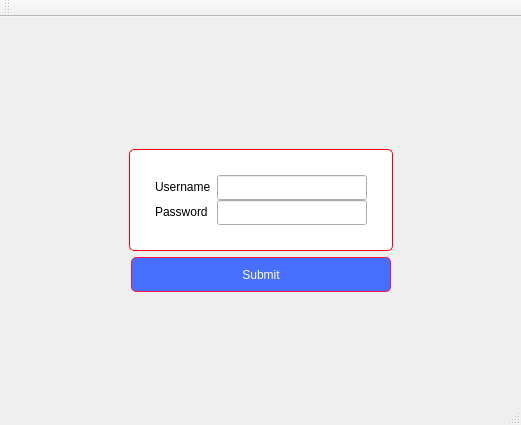
<?xml version="1.0" encoding="UTF-8"?>
<ui version="4.0">
 <class>MainWindow</class>
 <widget class="QMainWindow" name="MainWindow">
  <property name="geometry">
   <rect>
    <x>0</x>
    <y>0</y>
    <width>521</width>
    <height>425</height>
   </rect>
  </property>
  <property name="windowTitle">
   <string>MainWindow</string>
  </property>
  <widget class="QWidget" name="centralWidget">
   <property name="styleSheet">
    <string notr="true">#centralWidget {
border-image: url(:/images/usa.png); }</string>
   </property>
   <layout class="QVBoxLayout" name="verticalLayout">
    <item>
     <spacer name="verticalSpacer">
      <property name="orientation">
       <enum>Qt::Vertical</enum>
      </property>
      <property name="sizeHint" stdset="0">
       <size>
        <width>20</width>
        <height>40</height>
       </size>
      </property>
     </spacer>
    </item>
    <item>
     <layout class="QHBoxLayout" name="horizontalLayout_2">
      <property name="topMargin">
       <number>20</number>
      </property>
      <item>
       <spacer name="horizontalSpacer_4">
        <property name="orientation">
         <enum>Qt::Horizontal</enum>
        </property>
        <property name="sizeHint" stdset="0">
         <size>
          <width>40</width>
          <height>20</height>
         </size>
        </property>
       </spacer>
      </item>
      <item>
       <widget class="QFrame" name="formFrame">
        <property name="styleSheet">
         <string notr="true">#formFrame {
border: 1px solid rgb(255, 0, 0);
border-radius: 5px;
background-color: white; }</string>
        </property>
        <layout class="QFormLayout" name="formLayout">
         <property name="verticalSpacing">
          <number>0</number>
         </property>
         <property name="leftMargin">
          <number>25</number>
         </property>
         <property name="topMargin">
          <number>25</number>
         </property>
         <property name="rightMargin">
          <number>25</number>
         </property>
         <property name="bottomMargin">
          <number>25</number>
         </property>
         <item row="2" column="0">
          <widget class="QLabel" name="label">
           <property name="text">
            <string>Username</string>
           </property>
          </widget>
         </item>
         <item row="2" column="1">
          <widget class="QLineEdit" name="lineEdit">
           <property name="minimumSize">
            <size>
             <width>150</width>
             <height>25</height>
            </size>
           </property>
          </widget>
         </item>
         <item row="3" column="0">
          <widget class="QLabel" name="label_2">
           <property name="text">
            <string>Password</string>
           </property>
          </widget>
         </item>
         <item row="3" column="1">
          <widget class="QLineEdit" name="lineEdit_2">
           <property name="minimumSize">
            <size>
             <width>150</width>
             <height>25</height>
            </size>
           </property>
           <property name="echoMode">
            <enum>QLineEdit::Password</enum>
           </property>
          </widget>
         </item>
        </layout>
       </widget>
      </item>
      <item>
       <spacer name="horizontalSpacer_3">
        <property name="orientation">
         <enum>Qt::Horizontal</enum>
        </property>
        <property name="sizeHint" stdset="0">
         <size>
          <width>40</width>
          <height>20</height>
         </size>
        </property>
       </spacer>
      </item>
     </layout>
    </item>
    <item>
     <layout class="QHBoxLayout" name="horizontalLayout">
      <item>
       <spacer name="horizontalSpacer">
        <property name="orientation">
         <enum>Qt::Horizontal</enum>
        </property>
        <property name="sizeHint" stdset="0">
         <size>
          <width>40</width>
          <height>20</height>
         </size>
        </property>
       </spacer>
      </item>
      <item>
       <widget class="QPushButton" name="pushButton">
        <property name="minimumSize">
         <size>
          <width>260</width>
          <height>35</height>
         </size>
        </property>
        <property name="toolTip">
         <string>&lt;html&gt;&lt;head/&gt;&lt;body&gt;&lt;p&gt;SUCH WOW!&lt;/p&gt;&lt;/body&gt;&lt;/html&gt;</string>
        </property>
        <property name="styleSheet">
         <string notr="true">border: 1px solid rgb(255, 21, 71);
border-radius: 5px;
background-color: rgb(71, 111, 255);
color: white;</string>
        </property>
        <property name="text">
         <string>Submit</string>
        </property>
       </widget>
      </item>
      <item>
       <spacer name="horizontalSpacer_2">
        <property name="orientation">
         <enum>Qt::Horizontal</enum>
        </property>
        <property name="sizeHint" stdset="0">
         <size>
          <width>40</width>
          <height>20</height>
         </size>
        </property>
       </spacer>
      </item>
     </layout>
    </item>
    <item>
     <spacer name="verticalSpacer_2">
      <property name="orientation">
       <enum>Qt::Vertical</enum>
      </property>
      <property name="sizeHint" stdset="0">
       <size>
        <width>20</width>
        <height>40</height>
       </size>
      </property>
     </spacer>
    </item>
   </layout>
  </widget>
  <widget class="QMenuBar" name="menuBar">
   <property name="geometry">
    <rect>
     <x>0</x>
     <y>0</y>
     <width>521</width>
     <height>21</height>
    </rect>
   </property>
  </widget>
  <widget class="QToolBar" name="mainToolBar">
   <attribute name="toolBarArea">
    <enum>TopToolBarArea</enum>
   </attribute>
   <attribute name="toolBarBreak">
    <bool>false</bool>
   </attribute>
  </widget>
  <widget class="QStatusBar" name="statusBar"/>
 </widget>
 <layoutdefault spacing="6" margin="11"/>
 <resources/>
 <connections/>
</ui>
